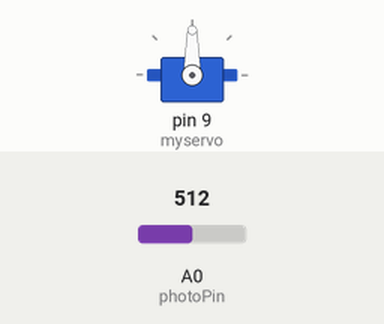
The sketch below on a simulated Arduino Uno, built with avr-gcc and run on an emulated ATmega328P. On the bench: servo. The inputs (shaded band) are chosen by the test bench; at power-on: A0 (photoPin) = 512.

Above: at 1.2 s.
1.3 s: A0 (photoPin) set to 482
At 2.6 s:
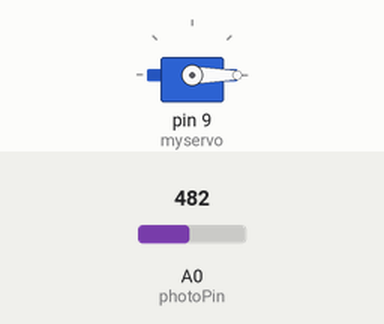
Timing chart, 0 to 4.3 s (numbered marks = the images above; inputs shaded):
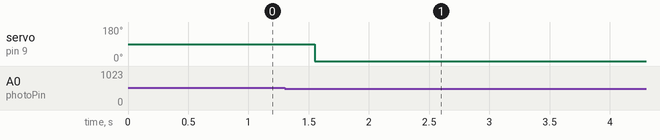

Measured:
- the behaviour switches between 500 and 499 on A0 (photoPin) (found by bisection; images 0 and 1)
- after the input at 1.3 s, servo on pin 9 (myservo): 90° → 0° after 0.25 s

The sketch:

Receiver.ino
```cpp
#include <Servo.h>

Servo myservo;
const int photoPin = A0;
int threshold = 500;
unsigned long lastBlinkTime = 0;
int commandBits = 0;
int bitCount = 0;

void setup() {
  myservo.attach(9);
  pinMode(photoPin, INPUT);
}

void loop() {
  int lightLevel = analogRead(photoPin);
  unsigned long currentTime = millis();

  if (lightLevel < threshold) {
    if (currentTime - lastBlinkTime > 250) {
      lastBlinkTime = currentTime;
      bitCount++;

      if (currentTime - lastBlinkTime < 1000) {
        commandBits = commandBits << 1;
      } else {
        commandBits = (commandBits << 1) | 1;
      }
    }
  } else {
    if (currentTime - lastBlinkTime > 3000) {
      bitCount = 0;
      commandBits = 0;
    }
  }

  if (bitCount == 2) {
    int angle;
    switch (commandBits) {
      case 0: angle = 0; break;
      case 1: angle = 45; break;
      case 2: angle = 90; break;
      case 3: angle = 180; break;
    }
    myservo.write(angle);

    commandBits = 0;
    bitCount = 0;
  }
}
```
